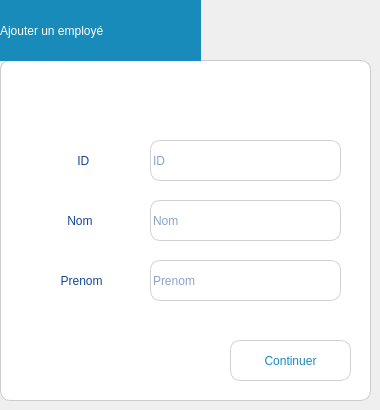
      <widget class="QWidget" name="page_3">
       <widget class="QGroupBox" name="groupBox">
        <property name="geometry">
         <rect>
          <x>0</x>
          <y>60</y>
          <width>371</width>
          <height>341</height>
         </rect>
        </property>
        <property name="font">
         <font>
          <family>Times New Roman</family>
          <pointsize>10</pointsize>
          <weight>9</weight>
          <italic>false</italic>
          <bold>false</bold>
         </font>
        </property>
        <property name="styleSheet">
         <string notr="true">
/****************Buttons**********************/
QPushButton{
	color: rgb(25, 139, 186);
	border-radius:10px;
	background-color: rgb(255, 255, 255);
	 border-width: 2px;
	font: 75 10pt &quot;Times New Roman&quot;;
	border:1px solid rgb(209, 209, 209);
}


QPushButton:hover {
	border:1px solid rgb(25, 139, 186);
}

QPushButton:pressed {
	color: rgb(255, 255, 255);
	background-color: rgb(20, 175, 218);

}

QPushButton:checked{
    border-color: #6A6969;
	background-color: rgb(20, 175, 218);
}
/****************Frame********************/
QFrame{
	background-color: white ;
    border-radius: 10px;
    border: 1px solid #ccc;
	font: 75 10pt &quot;Times New Roman&quot;;

}

/****************QDialog********************/
QDialog{
	background-color: rgb(25, 139, 186);
}


/****************QLabel********************/
QLabel{
    border: 1px solid transparent ;
	color: rgb(20, 72, 149);
}
/****************QLineEdit********************/
QLineEdit{
	border-radius:10px;
	border:1px solid  #D1D1D1;
color: rgb(20, 72, 149);

}
/****************QGroupBox********************/
QGroupBox{
background-color: white ;
    border-radius: 10px;
    border: 1px solid #ccc;
	font: 75 10pt &quot;Times New Roman&quot;;
}
/*****************QStackedWidget*******************/
QWidget{
}
/*****************Progress bar*******************/
QProgressBar:horizontal {

    border-radius: 6px;
    border: 1px solid #3A3939;
    text-align: center;
    padding: 1px;
	background-color: rgb(209, 209, 209);
}

QProgressBar::chunk:horizontal {
    border-radius: 6px;
	background-color: rgb(142, 191, 46);
}






</string>
        </property>
        <property name="title">
         <string/>
        </property>
        <widget class="QLabel" name="label_3">
         <property name="geometry">
          <rect>
           <x>40</x>
           <y>140</y>
           <width>101</width>
           <height>41</height>
          </rect>
         </property>
         <property name="whatsThis">
          <string>&lt;html&gt;&lt;head/&gt;&lt;body&gt;&lt;p align=&quot;center&quot;&gt;&lt;br/&gt;&lt;/p&gt;&lt;/body&gt;&lt;/html&gt;</string>
         </property>
         <property name="styleSheet">
          <string notr="true"/>
         </property>
         <property name="text">
          <string>       Nom</string>
         </property>
        </widget>
        <widget class="QLabel" name="label_4">
         <property name="geometry">
          <rect>
           <x>40</x>
           <y>200</y>
           <width>101</width>
           <height>41</height>
          </rect>
         </property>
         <property name="styleSheet">
          <string notr="true"/>
         </property>
         <property name="text">
          <string>     Prenom </string>
         </property>
         <property name="margin">
          <number>1</number>
         </property>
        </widget>
        <widget class="QLineEdit" name="nom">
         <property name="geometry">
          <rect>
           <x>150</x>
           <y>140</y>
           <width>191</width>
           <height>41</height>
          </rect>
         </property>
         <property name="styleSheet">
          <string notr="true"/>
         </property>
         <property name="readOnly">
          <bool>false</bool>
         </property>
         <property name="placeholderText">
          <string>Nom</string>
         </property>
         <property name="clearButtonEnabled">
          <bool>false</bool>
         </property>
        </widget>
        <widget class="QLineEdit" name="prenom">
         <property name="geometry">
          <rect>
           <x>150</x>
           <y>200</y>
           <width>191</width>
           <height>41</height>
          </rect>
         </property>
         <property name="styleSheet">
          <string notr="true"/>
         </property>
         <property name="inputMask">
          <string/>
         </property>
         <property name="readOnly">
          <bool>false</bool>
         </property>
         <property name="placeholderText">
          <string>Prenom</string>
         </property>
        </widget>
        <widget class="QPushButton" name="modif_2">
         <property name="geometry">
          <rect>
           <x>230</x>
           <y>280</y>
           <width>121</width>
           <height>41</height>
          </rect>
         </property>
         <property name="styleSheet">
          <string notr="true"/>
         </property>
         <property name="text">
          <string>Continuer</string>
         </property>
         <property name="icon">
          <iconset resource="Images.qrc">
           <normaloff>:/new/prefix1/check.png</normaloff>:/new/prefix1/check.png</iconset>
         </property>
        </widget>
        <widget class="QLineEdit" name="ID">
         <property name="geometry">
          <rect>
           <x>150</x>
           <y>80</y>
           <width>191</width>
           <height>41</height>
          </rect>
         </property>
         <property name="styleSheet">
          <string notr="true"/>
         </property>
         <property name="readOnly">
          <bool>false</bool>
         </property>
         <property name="placeholderText">
          <string>ID</string>
         </property>
         <property name="clearButtonEnabled">
          <bool>false</bool>
         </property>
        </widget>
        <widget class="QLabel" name="label_5">
         <property name="geometry">
          <rect>
           <x>40</x>
           <y>80</y>
           <width>101</width>
           <height>41</height>
          </rect>
         </property>
         <property name="whatsThis">
          <string>&lt;html&gt;&lt;head/&gt;&lt;body&gt;&lt;p align=&quot;center&quot;&gt;&lt;br/&gt;&lt;/p&gt;&lt;/body&gt;&lt;/html&gt;</string>
         </property>
         <property name="styleSheet">
          <string notr="true"/>
         </property>
         <property name="text">
          <string>          ID</string>
         </property>
        </widget>
       </widget>
       <widget class="QLabel" name="label_14">
        <property name="geometry">
         <rect>
          <x>0</x>
          <y>0</y>
          <width>201</width>
          <height>61</height>
         </rect>
        </property>
        <property name="toolTip">
         <string/>
        </property>
        <property name="styleSheet">
         <string notr="true">background-color: rgb(25, 139, 186);
color: white;
font: 75 12pt &quot;Times New Roman&quot;;</string>
        </property>
        <property name="text">
         <string>Ajouter un employé</string>
        </property>
       </widget>
      </widget>
